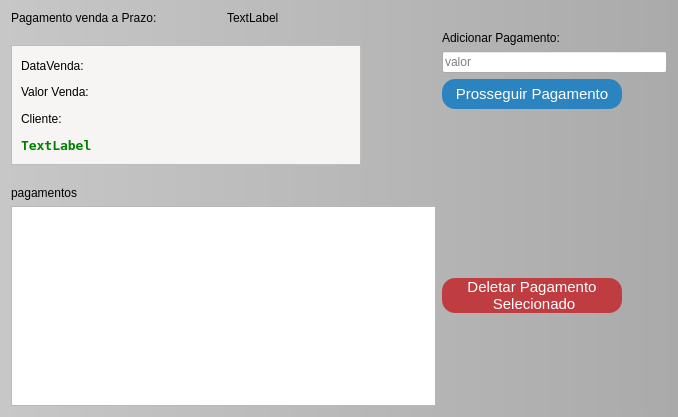
<?xml version="1.0" encoding="UTF-8"?>
<ui version="4.0">
 <class>EntradasVendasPrazo</class>
 <widget class="QDialog" name="EntradasVendasPrazo">
  <property name="geometry">
   <rect>
    <x>0</x>
    <y>0</y>
    <width>678</width>
    <height>417</height>
   </rect>
  </property>
  <property name="windowTitle">
   <string>Pagamento Vendas a Prazo</string>
  </property>
  <property name="accessibleName">
   <string>Pagamentos Vendas a Prazo</string>
  </property>
  <property name="styleSheet">
   <string notr="true">

#EntradasVendasPrazo{
background-color: rgb(199, 199, 199);
background-color: qlineargradient(spread:pad, x1:0, y1:0, x2:1, y2:0, stop:0 rgba(199, 199, 199, 255), stop:1 rgba(170, 170, 170, 255));



}
QPushButton{
background-color: rgb(43, 132, 191);
color: rgb(255, 255, 255);
font-size: 15px;
border-radius: 13px;

}
QPushButton:disabled{
	
	
	background-color: rgb(154, 153, 150);
}

QPushButton:hover{
	background-color: rgb(13, 92, 161);
}
QPushButton:pressed{
	
color: rgb(255, 255, 255);
	background-color: rgb(153, 193, 241);
font-size: 15px;
border-radius: 13px;
}
QGroupBox{
background-color:rgb(170, 170, 170);

}
</string>
  </property>
  <layout class="QGridLayout" name="gridLayout">
   <item row="1" column="1">
    <layout class="QVBoxLayout" name="verticalLayout">
     <property name="spacing">
      <number>6</number>
     </property>
     <item>
      <widget class="QLabel" name="label_8">
       <property name="text">
        <string>Adicionar Pagamento:</string>
       </property>
      </widget>
     </item>
     <item>
      <widget class="CustomLineEdit" name="ledit_AddValor">
       <property name="placeholderText">
        <string>valor</string>
       </property>
      </widget>
     </item>
     <item>
      <widget class="QPushButton" name="btn_AddValor">
       <property name="sizePolicy">
        <sizepolicy hsizetype="Fixed" vsizetype="Fixed">
         <horstretch>0</horstretch>
         <verstretch>0</verstretch>
        </sizepolicy>
       </property>
       <property name="minimumSize">
        <size>
         <width>150</width>
         <height>30</height>
        </size>
       </property>
       <property name="maximumSize">
        <size>
         <width>180</width>
         <height>30</height>
        </size>
       </property>
       <property name="sizeIncrement">
        <size>
         <width>150</width>
         <height>30</height>
        </size>
       </property>
       <property name="font">
        <font>
         <pointsize>-1</pointsize>
        </font>
       </property>
       <property name="text">
        <string>Prosseguir Pagamento</string>
       </property>
      </widget>
     </item>
     <item>
      <spacer name="verticalSpacer">
       <property name="orientation">
        <enum>Qt::Orientation::Vertical</enum>
       </property>
       <property name="sizeHint" stdset="0">
        <size>
         <width>20</width>
         <height>40</height>
        </size>
       </property>
      </spacer>
     </item>
    </layout>
   </item>
   <item row="2" column="1">
    <widget class="QPushButton" name="btn_DeletarEntrada">
     <property name="sizePolicy">
      <sizepolicy hsizetype="Fixed" vsizetype="Fixed">
       <horstretch>0</horstretch>
       <verstretch>0</verstretch>
      </sizepolicy>
     </property>
     <property name="minimumSize">
      <size>
       <width>180</width>
       <height>30</height>
      </size>
     </property>
     <property name="styleSheet">
      <string notr="true">#btn_DeletarEntrada{
background-color:rgb(191, 61, 64);
}
#btn_DeletarEntrada:hover{
background-color: rgb(139, 44, 47);
}
#btn_DeletarEntrada:pressed{
background-color:rgb(255, 96, 99)

}</string>
     </property>
     <property name="text">
      <string>Deletar Pagamento 
 Selecionado</string>
     </property>
     <property name="icon">
      <iconset theme="QIcon::ThemeIcon::EditDelete"/>
     </property>
    </widget>
   </item>
   <item row="1" column="0">
    <widget class="QFrame" name="frame_2">
     <property name="sizePolicy">
      <sizepolicy hsizetype="Fixed" vsizetype="Fixed">
       <horstretch>0</horstretch>
       <verstretch>0</verstretch>
      </sizepolicy>
     </property>
     <property name="minimumSize">
      <size>
       <width>350</width>
       <height>120</height>
      </size>
     </property>
     <property name="maximumSize">
      <size>
       <width>350</width>
       <height>120</height>
      </size>
     </property>
     <property name="styleSheet">
      <string notr="true">background-color: rgb(246, 245, 244);</string>
     </property>
     <property name="frameShape">
      <enum>QFrame::Shape::StyledPanel</enum>
     </property>
     <property name="frameShadow">
      <enum>QFrame::Shadow::Raised</enum>
     </property>
     <widget class="QWidget" name="layoutWidget">
      <property name="geometry">
       <rect>
        <x>10</x>
        <y>10</y>
        <width>331</width>
        <height>100</height>
       </rect>
      </property>
      <layout class="QVBoxLayout" name="verticalLayout_2">
       <item>
        <widget class="QLabel" name="label_3">
         <property name="text">
          <string>DataVenda:</string>
         </property>
        </widget>
       </item>
       <item>
        <widget class="QLabel" name="label_2">
         <property name="text">
          <string>Valor Venda: </string>
         </property>
        </widget>
       </item>
       <item>
        <widget class="QLabel" name="label_4">
         <property name="text">
          <string>Cliente:</string>
         </property>
        </widget>
       </item>
       <item>
        <widget class="QLabel" name="label_5">
         <property name="font">
          <font>
           <family>DejaVu Sans Mono</family>
           <pointsize>10</pointsize>
           <italic>false</italic>
           <bold>true</bold>
          </font>
         </property>
         <property name="layoutDirection">
          <enum>Qt::LayoutDirection::LeftToRight</enum>
         </property>
         <property name="autoFillBackground">
          <bool>false</bool>
         </property>
         <property name="styleSheet">
          <string notr="true">color: green;</string>
         </property>
         <property name="text">
          <string>TextLabel</string>
         </property>
        </widget>
       </item>
      </layout>
     </widget>
    </widget>
   </item>
   <item row="0" column="0">
    <layout class="QHBoxLayout" name="horizontalLayout">
     <item>
      <widget class="QLabel" name="label_6">
       <property name="styleSheet">
        <string notr="true">font: 700 20pt &quot;Ubuntu&quot;;
</string>
       </property>
       <property name="text">
        <string>Pagamento venda a Prazo:</string>
       </property>
      </widget>
     </item>
     <item>
      <widget class="QLabel" name="label">
       <property name="styleSheet">
        <string notr="true">font: 700 20pt &quot;Ubuntu&quot;;
</string>
       </property>
       <property name="text">
        <string>TextLabel</string>
       </property>
      </widget>
     </item>
    </layout>
   </item>
   <item row="2" column="0">
    <layout class="QVBoxLayout" name="verticalLayout_3">
     <property name="spacing">
      <number>6</number>
     </property>
     <item>
      <widget class="QLabel" name="label_7">
       <property name="sizePolicy">
        <sizepolicy hsizetype="Preferred" vsizetype="Fixed">
         <horstretch>0</horstretch>
         <verstretch>0</verstretch>
        </sizepolicy>
       </property>
       <property name="text">
        <string>pagamentos</string>
       </property>
      </widget>
     </item>
     <item>
      <widget class="QTableView" name="tview_Entradas">
       <property name="sizePolicy">
        <sizepolicy hsizetype="Expanding" vsizetype="Expanding">
         <horstretch>0</horstretch>
         <verstretch>0</verstretch>
        </sizepolicy>
       </property>
       <property name="minimumSize">
        <size>
         <width>425</width>
         <height>200</height>
        </size>
       </property>
       <property name="alternatingRowColors">
        <bool>true</bool>
       </property>
       <property name="selectionMode">
        <enum>QAbstractItemView::SelectionMode::SingleSelection</enum>
       </property>
       <property name="selectionBehavior">
        <enum>QAbstractItemView::SelectionBehavior::SelectRows</enum>
       </property>
       <property name="gridStyle">
        <enum>Qt::PenStyle::SolidLine</enum>
       </property>
       <attribute name="horizontalHeaderCascadingSectionResizes">
        <bool>true</bool>
       </attribute>
       <attribute name="horizontalHeaderStretchLastSection">
        <bool>true</bool>
       </attribute>
      </widget>
     </item>
    </layout>
   </item>
  </layout>
 </widget>
 <customwidgets>
  <customwidget>
   <class>CustomLineEdit</class>
   <extends>QLineEdit</extends>
   <header>customlineedit.h</header>
  </customwidget>
 </customwidgets>
 <resources/>
 <connections/>
</ui>
